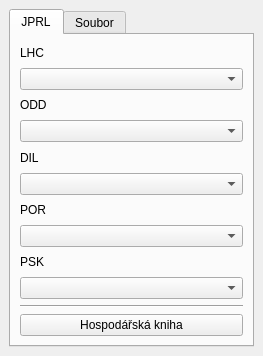
<?xml version="1.0" encoding="UTF-8"?>
<ui version="4.0">
 <class>islh_parserDockWidgetBase</class>
 <widget class="QDockWidget" name="islh_parserDockWidgetBase">
  <property name="geometry">
   <rect>
    <x>0</x>
    <y>0</y>
    <width>263</width>
    <height>356</height>
   </rect>
  </property>
  <property name="windowTitle">
   <string>LHPO data viewer</string>
  </property>
  <widget class="QWidget" name="dockWidgetContents">
   <layout class="QVBoxLayout" name="verticalLayout">
    <item>
     <widget class="QTabWidget" name="tabWidget">
      <property name="currentIndex">
       <number>0</number>
      </property>
      <widget class="QWidget" name="tab">
       <attribute name="title">
        <string>JPRL</string>
       </attribute>
       <layout class="QVBoxLayout" name="verticalLayout_2">
        <item>
         <widget class="QLabel" name="label">
          <property name="text">
           <string>LHC</string>
          </property>
         </widget>
        </item>
        <item>
         <widget class="QComboBox" name="input_lhc"/>
        </item>
        <item>
         <widget class="QLabel" name="label_2">
          <property name="text">
           <string>ODD</string>
          </property>
         </widget>
        </item>
        <item>
         <widget class="QComboBox" name="input_odd"/>
        </item>
        <item>
         <widget class="QLabel" name="label_3">
          <property name="text">
           <string>DIL</string>
          </property>
         </widget>
        </item>
        <item>
         <widget class="QComboBox" name="input_dil"/>
        </item>
        <item>
         <widget class="QLabel" name="label_4">
          <property name="text">
           <string>POR</string>
          </property>
         </widget>
        </item>
        <item>
         <widget class="QComboBox" name="input_por"/>
        </item>
        <item>
         <widget class="QLabel" name="label_5">
          <property name="text">
           <string>PSK</string>
          </property>
         </widget>
        </item>
        <item>
         <widget class="QComboBox" name="input_psk"/>
        </item>
        <item>
         <widget class="Line" name="line">
          <property name="orientation">
           <enum>Qt::Horizontal</enum>
          </property>
         </widget>
        </item>
        <item>
         <widget class="QPushButton" name="input_hk_button">
          <property name="text">
           <string>Hospodářská kniha</string>
          </property>
         </widget>
        </item>
       </layout>
      </widget>
      <widget class="QWidget" name="tab_2">
       <attribute name="title">
        <string>Soubor</string>
       </attribute>
       <layout class="QVBoxLayout" name="verticalLayout_3">
        <item>
         <widget class="QGroupBox" name="groupBox">
          <property name="title">
           <string>XML file</string>
          </property>
          <layout class="QVBoxLayout" name="verticalLayout_5">
           <item>
            <widget class="QLineEdit" name="input_file"/>
           </item>
           <item>
            <widget class="QPushButton" name="input_file_button">
             <property name="text">
              <string>...</string>
             </property>
            </widget>
           </item>
          </layout>
          <zorder>input_file_button</zorder>
          <zorder>input_file</zorder>
         </widget>
        </item>
        <item>
         <spacer name="verticalSpacer">
          <property name="orientation">
           <enum>Qt::Vertical</enum>
          </property>
          <property name="sizeHint" stdset="0">
           <size>
            <width>20</width>
            <height>40</height>
           </size>
          </property>
         </spacer>
        </item>
        <item>
         <widget class="QPushButton" name="input_read">
          <property name="text">
           <string>Read</string>
          </property>
         </widget>
        </item>
        <item>
         <widget class="QLabel" name="output_working_on">
          <property name="text">
           <string>waiting</string>
          </property>
          <property name="alignment">
           <set>Qt::AlignCenter</set>
          </property>
         </widget>
        </item>
        <item>
         <widget class="QProgressBar" name="progressBar">
          <property name="value">
           <number>0</number>
          </property>
         </widget>
        </item>
       </layout>
      </widget>
     </widget>
    </item>
   </layout>
  </widget>
 </widget>
 <resources/>
 <connections/>
</ui>
